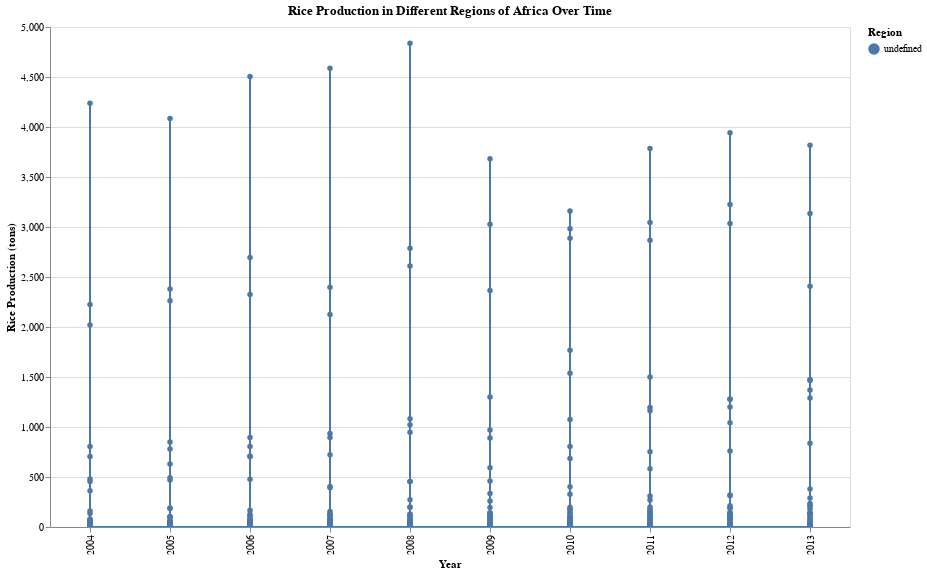

The notebook cell saved with this chart:
### Markdown cell above
**Rice Production in Different Regions of Africa Over Time**

### Code cell
line_chart = alt.Chart(region_yearly_production).mark_line(point=True).encode(
    x=alt.X('Year:O', title='Year'),
    y=alt.Y('Value:Q', title='Rice Production (tons)'),
    color=alt.Color('Region:N', title='Region'),
    tooltip=['Region:N', 'Year:O', 'Value:Q']
).properties(
    width=800,
    height=500,
    title='Rice Production in Different Regions of Africa Over Time'
).interactive()

line_chart.display()

### Figure 1 — Vega-Lite specification as saved in the notebook (floating-point values rounded to 4 significant figures; data arrays with more than 128 entries replaced by an {"elided": "..."} marker saying what was removed)
{"config": {"view": {"continuousWidth": 300, "continuousHeight": 300}}, "data": {"name": "data-a2cef84fd40fefa8e94d35d8e34ff35a"}, "mark": {"type": "line", "point": true}, "encoding": {"color": {"field": "Region", "title": "Region", "type": "nominal"}, "tooltip": [{"field": "Region", "type": "nominal"}, {"field": "Year", "type": "ordinal"}, {"field": "Value", "type": "quantitative"}], "x": {"field": "Year", "title": "Year", "type": "ordinal"}, "y": {"field": "Value", "title": "Rice Production (tons)", "type": "quantitative"}}, "height": 500, "params": [{"name": "param_2", "select": {"type": "interval", "encodings": ["x", "y"]}, "bind": "scales"}], "title": "Rice Production in Different Regions of Africa Over Time", "width": 800, "$schema": "https://vega.github.io/schema/vega-lite/v5.17.0.json", "datasets": {"data-a2cef84fd40fefa8e94d35d8e34ff35a": {"elided": "380 records"}}}
